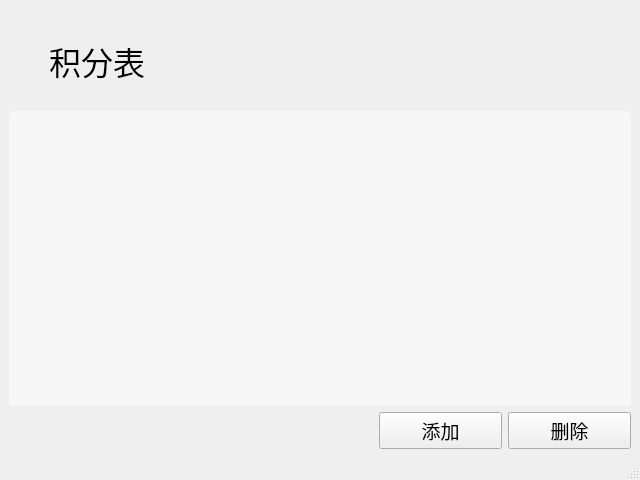
<?xml version="1.0" encoding="UTF-8"?>
<ui version="4.0">
 <class>MainWindow</class>
 <widget class="QMainWindow" name="MainWindow">
  <property name="geometry">
   <rect>
    <x>0</x>
    <y>0</y>
    <width>640</width>
    <height>480</height>
   </rect>
  </property>
  <property name="windowTitle">
   <string>MainWindow</string>
  </property>
  <property name="styleSheet">
   <string notr="true">QMainWindow
{
	border-image:url(:/window.png);
}</string>
  </property>
  <widget class="QWidget" name="centralwidget">
   <layout class="QVBoxLayout" name="verticalLayout">
    <item>
     <layout class="QHBoxLayout" name="horizontalLayout">
      <item>
       <spacer name="horizontalSpacer">
        <property name="orientation">
         <enum>Qt::Horizontal</enum>
        </property>
        <property name="sizeHint" stdset="0">
         <size>
          <width>40</width>
          <height>20</height>
         </size>
        </property>
       </spacer>
      </item>
      <item>
       <widget class="QPushButton" name="hideButton">
        <property name="sizePolicy">
         <sizepolicy hsizetype="Preferred" vsizetype="Preferred">
          <horstretch>0</horstretch>
          <verstretch>0</verstretch>
         </sizepolicy>
        </property>
        <property name="text">
         <string/>
        </property>
        <property name="icon">
         <iconset resource="../addMembers/res.qrc">
          <normaloff>:/zoom.png</normaloff>:/zoom.png</iconset>
        </property>
        <property name="iconSize">
         <size>
          <width>25</width>
          <height>25</height>
         </size>
        </property>
        <property name="flat">
         <bool>true</bool>
        </property>
       </widget>
      </item>
      <item>
       <spacer name="horizontalSpacer_2">
        <property name="orientation">
         <enum>Qt::Horizontal</enum>
        </property>
        <property name="sizeType">
         <enum>QSizePolicy::Fixed</enum>
        </property>
        <property name="sizeHint" stdset="0">
         <size>
          <width>15</width>
          <height>20</height>
         </size>
        </property>
       </spacer>
      </item>
      <item>
       <widget class="QPushButton" name="closeButton">
        <property name="sizePolicy">
         <sizepolicy hsizetype="Minimum" vsizetype="Minimum">
          <horstretch>0</horstretch>
          <verstretch>0</verstretch>
         </sizepolicy>
        </property>
        <property name="text">
         <string/>
        </property>
        <property name="icon">
         <iconset resource="../addMembers/res.qrc">
          <normaloff>:/close.png</normaloff>:/close.png</iconset>
        </property>
        <property name="iconSize">
         <size>
          <width>25</width>
          <height>25</height>
         </size>
        </property>
        <property name="flat">
         <bool>true</bool>
        </property>
       </widget>
      </item>
      <item>
       <spacer name="horizontalSpacer_3">
        <property name="orientation">
         <enum>Qt::Horizontal</enum>
        </property>
        <property name="sizeType">
         <enum>QSizePolicy::Fixed</enum>
        </property>
        <property name="sizeHint" stdset="0">
         <size>
          <width>10</width>
          <height>20</height>
         </size>
        </property>
       </spacer>
      </item>
     </layout>
    </item>
    <item>
     <layout class="QHBoxLayout" name="horizontalLayout_2" stretch="0,0,3">
      <property name="topMargin">
       <number>0</number>
      </property>
      <item>
       <spacer name="horizontalSpacer_5">
        <property name="orientation">
         <enum>Qt::Horizontal</enum>
        </property>
        <property name="sizeHint" stdset="0">
         <size>
          <width>40</width>
          <height>20</height>
         </size>
        </property>
       </spacer>
      </item>
      <item>
       <widget class="QLabel" name="label">
        <property name="font">
         <font>
          <pointsize>24</pointsize>
         </font>
        </property>
        <property name="text">
         <string>积分表</string>
        </property>
       </widget>
      </item>
      <item>
       <spacer name="horizontalSpacer_4">
        <property name="orientation">
         <enum>Qt::Horizontal</enum>
        </property>
        <property name="sizeHint" stdset="0">
         <size>
          <width>40</width>
          <height>20</height>
         </size>
        </property>
       </spacer>
      </item>
     </layout>
    </item>
    <item>
     <layout class="QVBoxLayout" name="verticalLayout_2">
      <property name="topMargin">
       <number>20</number>
      </property>
     </layout>
    </item>
    <item>
     <widget class="QTableWidget" name="nameTableWidget">
      <property name="styleSheet">
       <string notr="true">QTableWidget{
	border-radius:5px;
	background-color:rgba(255, 255,255,50%);
}</string>
      </property>
      <property name="editTriggers">
       <set>QAbstractItemView::NoEditTriggers</set>
      </property>
      <property name="dragDropOverwriteMode">
       <bool>false</bool>
      </property>
      <property name="selectionMode">
       <enum>QAbstractItemView::MultiSelection</enum>
      </property>
      <property name="selectionBehavior">
       <enum>QAbstractItemView::SelectRows</enum>
      </property>
      <property name="sortingEnabled">
       <bool>true</bool>
      </property>
      <attribute name="horizontalHeaderVisible">
       <bool>true</bool>
      </attribute>
      <attribute name="horizontalHeaderDefaultSectionSize">
       <number>200</number>
      </attribute>
      <attribute name="horizontalHeaderStretchLastSection">
       <bool>true</bool>
      </attribute>
      <attribute name="verticalHeaderVisible">
       <bool>false</bool>
      </attribute>
     </widget>
    </item>
    <item>
     <layout class="QHBoxLayout" name="horizontalLayout_3" stretch="3,1,1">
      <property name="topMargin">
       <number>0</number>
      </property>
      <item>
       <spacer name="horizontalSpacer_6">
        <property name="orientation">
         <enum>Qt::Horizontal</enum>
        </property>
        <property name="sizeHint" stdset="0">
         <size>
          <width>40</width>
          <height>20</height>
         </size>
        </property>
       </spacer>
      </item>
      <item>
       <widget class="QPushButton" name="addPushButton">
        <property name="font">
         <font>
          <pointsize>14</pointsize>
         </font>
        </property>
        <property name="text">
         <string>添加</string>
        </property>
       </widget>
      </item>
      <item>
       <widget class="QPushButton" name="delPushButton">
        <property name="font">
         <font>
          <pointsize>14</pointsize>
         </font>
        </property>
        <property name="text">
         <string>删除</string>
        </property>
       </widget>
      </item>
     </layout>
    </item>
   </layout>
  </widget>
  <widget class="QStatusBar" name="statusbar"/>
 </widget>
 <resources>
  <include location="../addMembers/res.qrc"/>
 </resources>
 <connections>
  <connection>
   <sender>closeButton</sender>
   <signal>clicked()</signal>
   <receiver>MainWindow</receiver>
   <slot>close()</slot>
   <hints>
    <hint type="sourcelabel">
     <x>595</x>
     <y>26</y>
    </hint>
    <hint type="destinationlabel">
     <x>319</x>
     <y>239</y>
    </hint>
   </hints>
  </connection>
  <connection>
   <sender>hideButton</sender>
   <signal>clicked()</signal>
   <receiver>MainWindow</receiver>
   <slot>showMinimized()</slot>
   <hints>
    <hint type="sourcelabel">
     <x>531</x>
     <y>26</y>
    </hint>
    <hint type="destinationlabel">
     <x>319</x>
     <y>239</y>
    </hint>
   </hints>
  </connection>
 </connections>
</ui>
